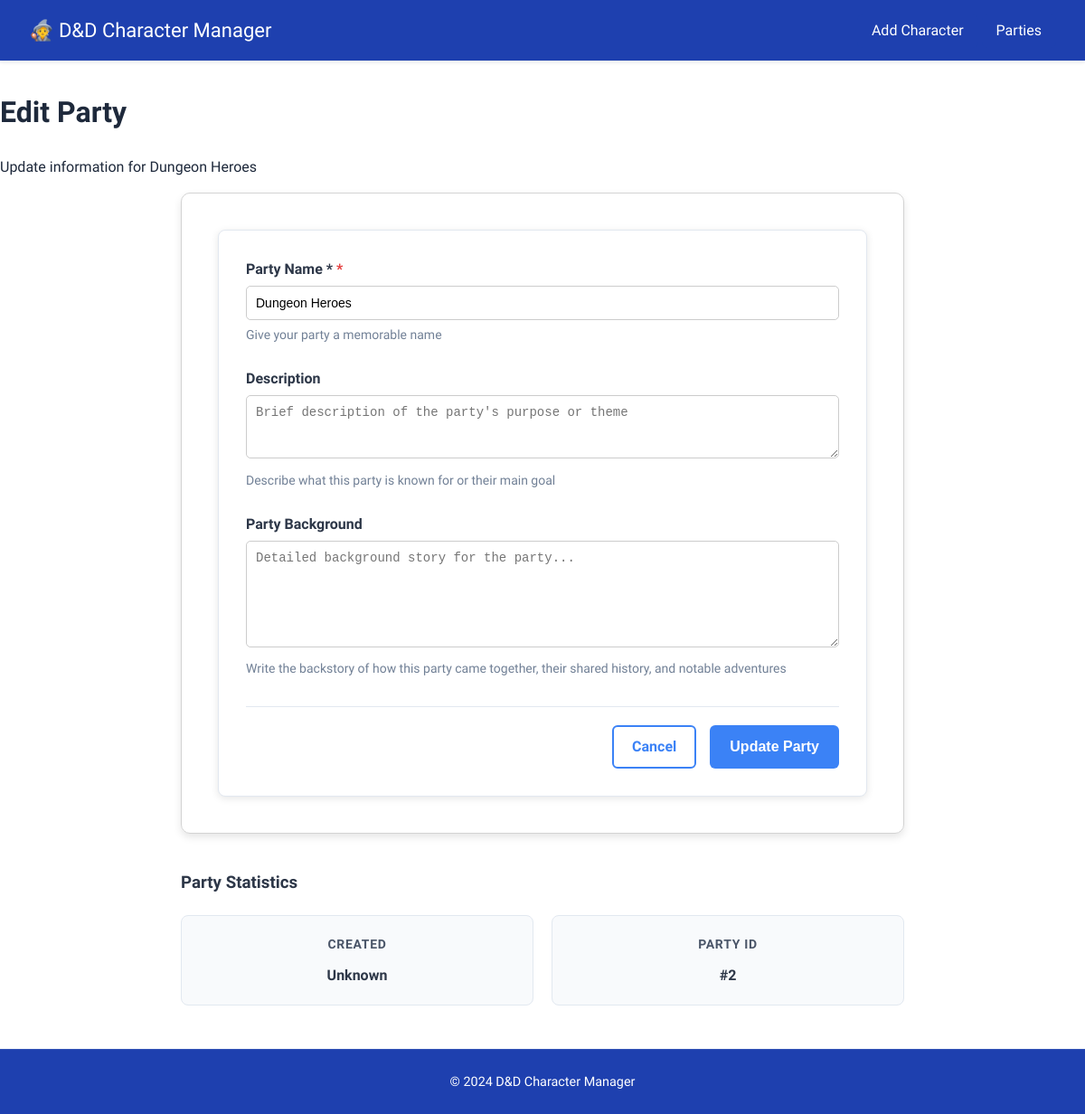
/party/2/edit, run on the app's committed database.
### tables this page shows
CREATE TABLE parties (
    id INTEGER PRIMARY KEY AUTOINCREMENT,
    name TEXT NOT NULL,
    description TEXT,
    background TEXT,
    created_at TIMESTAMP DEFAULT CURRENT_TIMESTAMP
);

### flask-example/app.py (the view, shortened to what this page needs)
    @app.route('/party/<int:party_id>/edit', methods=['GET', 'POST'])
    def edit_party(party_id):
        db = get_db()
        party = db.execute('SELECT * FROM parties WHERE id = ?', (party_id,)).fetchone()
        if party is None:
            return "Party not found", 404
        error = None
        party = {
            'id': party['id'],
            'name': party['name'],
            'description': party['description'],
            'background': party['background']
        }
        return render_template('edit_party.html', party=party, error=error, active_page='edit_party')

### flask-example/db.py (called while the page is built)
def get_db():
    if 'db' not in g:
        database_path = current_app.config['DATABASE']
        g.db = sqlite3.connect(database_path)
        g.db.row_factory = sqlite3.Row
    return g.db

### flask-example/templates/edit_party.html (shortened to what this page needs)
{% extends "base.html" %}
{% block content %}
<div class="container">
    <div class="page-header">
        <h1>Edit Party</h1>
        <p>Update information for {{ party.name }}</p>
    </div>
    <div class="form-container">
        <form method="POST" class="party-form">
            <div class="form-group">
                <label for="party-name" class="form-label required">Party Name *</label>
                <input type="text" id="party-name" name="party-name" class="form-control"
                       value="{{ party.name }}"
                       placeholder="Enter party name (e.g., The Silver Dragons)" required>
                <small class="form-help">Give your party a memorable name</small>
            </div>
            <div class="form-group">
                <label for="description" class="form-label">Description</label>
                <textarea id="description" name="description" class="form-control" rows="3"
                          placeholder="Brief description of the party's purpose or theme">{{ party.description or '' }}</textarea>
                <small class="form-help">Describe what this party is known for or their main goal</small>
            </div>
            <div class="form-group">
                <label for="background" class="form-label">Party Background</label>
                <textarea id="background" name="background" class="form-control" rows="6"
                          placeholder="Detailed background story for the party...">{{ party.background or '' }}</textarea>
                <small class="form-help">Write the backstory of how this party came together, their shared history, and notable adventures</small>
            </div>
            <div class="form-actions">
                <a href="{{ url_for('party_detail', party_id=party.id) }}" class="btn btn-outline">Cancel</a>
                <button type="submit" class="btn btn-primary">Update Party</button>
            </div>
        </form>
    </div>
    <div class="party-info">
        <h3>Party Statistics</h3>
        <div class="stats-grid">
            <div class="stat-card">
                <h4>Created</h4>
                <p>{{ party.created_at.strftime('%B %d, %Y') if party.created_at else 'Unknown' }}</p>
            </div>
            <div class="stat-card">
                <h4>Party ID</h4>
                <p>#{{ party.id }}</p>
            </div>
        </div>
    </div>
</div>
{% endblock %}

### flask-example/static/css/styles.css (style rules this page uses)
:root { --color-neutral-100: #ffffff; --color-neutral-200: #f8fafc; --color-neutral-300: #f1f5f9; --color-neutral-400: #e2e8f0; --color-neutral-500: #94a3b8; --color-secondary-500: #2563eb; --color-secondary-600: #1d4ed8; --color-secondary-700: #1e40af; --color-accent-500: #3b82f6; --color-accent-600: #2563eb; --color-accent-700: #1d4ed8; --text-primary: #1e293b; --text-secondary: #475569; --text-on-accent: #ffffff; --primary-color: var(--color-secondary-700); --primary-hover: var(--color-secondary-600); --secondary-color: var(--color-secondary-500); --light-bg: var(--color-neutral-200); --card-bg: var(--color-neutral-100); --border-color: var(--color-neutral-400); --shadow-color: rgba(30, 41, 59, 0.1); --success-color: #10b981; --warning-color: #f59e0b; --error-color: #ef4444; }
body { margin: 0; font-family: 'Cardo', Georgia, serif; box-sizing: border-box; line-height: 1.6; color: var(--text-primary); background-color: var(--light-bg); background-color: var(--color-neutral-100); color: var(--text-primary); }
.btn { display: inline-flex; align-items: center; justify-content: center; padding: 0.6rem 1.25rem; border: 2px solid transparent; border-radius: 6px; font-weight: 600; font-size: 1rem; cursor: pointer; text-decoration: none; transition: all 0.2s ease; outline: none; }
.btn-primary { background-color: var(--color-accent-500); color: var(--text-on-accent); border: 2px solid transparent; }
.btn-outline { background-color: transparent; color: var(--color-accent-500); border: 2px solid var(--color-accent-500); }
a { color: var(--color-secondary-700); text-decoration: none; transition: color 0.2s ease, background-color 0.2s ease; font-weight: 500; border-bottom: 2px solid transparent; }
.form-container { background-color: var(--light-gray); padding: 40px; border-radius: 10px; box-shadow: 0px 4px 8px rgba(0, 0, 0, 0.1); width: 100%; max-width: none; margin: 0 auto; border: 1px solid lightgrey; box-sizing: border-box; }
.form-group { margin-bottom: 20px; }
.form-group label { display: block; margin-bottom: 5px; font-weight: bold; }
.form-group input, .form-group textarea { width: 100%; padding: 10px; font-size: 14px; border: 1px solid #ccc; border-radius: 5px; box-sizing: border-box; }
.form-actions { display: flex; gap: 10px; justify-content: flex-start; }

### flask-example/templates/edit_party.html (style rules this page uses)
.form-container { max-width: 800px; margin: 0 auto 40px; }
.party-form { background: white; padding: 30px; border-radius: 8px; box-shadow: 0 2px 8px rgba(0,0,0,0.1); border: 1px solid #e2e8f0; }
.form-group { margin-bottom: 25px; }
.form-label { display: block; margin-bottom: 8px; font-weight: 600; color: #2d3748; }
.form-label.required::after { content: " *"; color: #e53e3e; }
.form-control { width: 100%; padding: 12px; border: 1px solid #cbd5e0; border-radius: 6px; font-size: 1rem; transition: border-color 0.2s ease, box-shadow 0.2s ease; }
.form-help { display: block; margin-top: 5px; font-size: 0.875rem; color: #718096; }
.form-actions { display: flex; gap: 15px; justify-content: flex-end; margin-top: 30px; padding-top: 20px; border-top: 1px solid #e2e8f0; }
.party-info { max-width: 800px; margin: 0 auto; }
.party-info h3 { margin-bottom: 20px; color: #2d3748; }
.stats-grid { display: grid; grid-template-columns: repeat(auto-fit, minmax(200px, 1fr)); gap: 20px; }
.stat-card { background: #f8fafc; padding: 20px; border-radius: 8px; border: 1px solid #e2e8f0; text-align: center; }
.stat-card h4 { color: #4a5568; margin: 0 0 10px 0; font-size: 0.875rem; text-transform: uppercase; letter-spacing: 0.05em; }
.stat-card p { color: #2d3748; margin: 0; font-weight: 600; }

### data on the page
parties: name "Dungeon Heroes", party-name "Dungeon Heroes", id "2"
